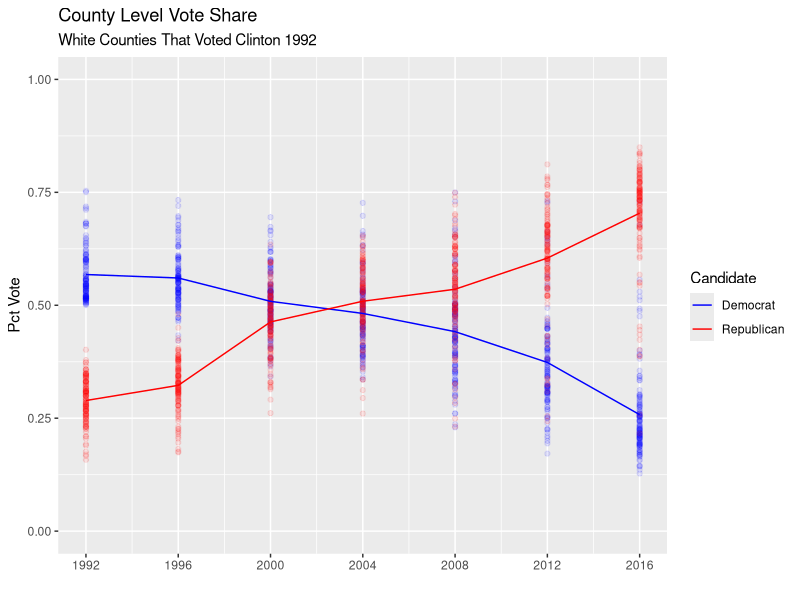

Source code (R): (Note: this script raises an error after producing the figure.)
#####
# Mapping and Plots
# County Election Data
# Tyler Reny
#####

library(tidyverse)
library(maps)

#read in full data
out <- read.csv('all_county_returns_1992_2016_demo.csv') 
out$polyname <- paste(tolower(out$state),tolower(out$area),sep=',')

# subset to counties of interest
out$state_county <- paste(out$state,out$area,sep=' ')
tosub <- out$state_county[which(out$pct_white > 0.90 & out$dem_votes > 0.50 & out$year == 1992)]
temp <- out[out$state_county %in% tosub,]

#create mean line
line <- temp %>% 
  group_by(year) %>%
  summarise(Democrat=mean(dem_votes,na.rm=T),
            Republican= mean(rep_votes,na.rm=T))
line <- gather(line,Candidate,Percent,2:3)

#plot
ggplot(temp,aes(year,dem_votes)) + 
  geom_point(color='blue',alpha=.1) + 
  geom_point(aes(year,rep_votes),color='red',alpha=.1) + 
  scale_y_continuous(limits=c(0,1)) +
  geom_line(data=line,aes(x=year,y=Percent,color=Candidate)) +
  scale_color_manual(values = c('blue','red')) + 
  scale_x_continuous(breaks=c(1992,1996,2000,2004,2008,2012,2016)) +
  labs(x='',y='Pct Vote',
       title='County Level Vote Share',
       subtitle='White Counties That Voted Clinton 1992')

#mapping
county.fips$color <- ifelse(county.fips$polyname %in% temp$polyname,"#C994C7","#F1EEF6")
map("county", col = county.fips$color, fill = TRUE, resolution = 0, 
    lty = 0, projection = "polyconic")
map("state", col = "black", fill = FALSE, add = TRUE, lty = 1, lwd = 0.2, 
    projection = "polyconic")


